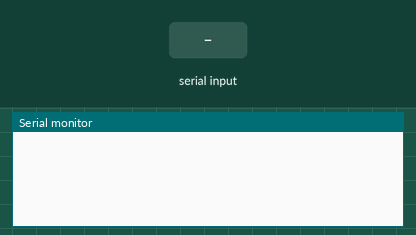
Simulated run of this sketch. Board: Arduino Uno, built with avr-gcc and run on an emulated ATmega328P. Shown: the last lines printed to the serial monitor. The inputs (shaded band) are chosen by the test bench.

Above: at 1.2 s.
1.3 s: "90,45\n" received over Serial
At 1.9 s:
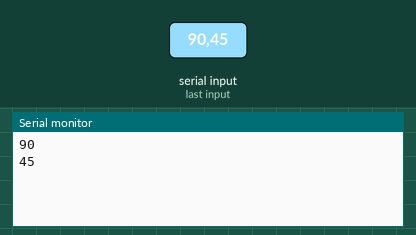
2.8 s: "30,150\n" received over Serial
At 5.0 s:
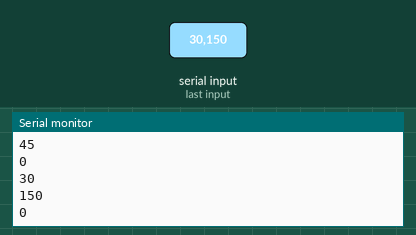
Timing chart, 0 to 6.5 s (numbered marks = the images above; inputs shaded):
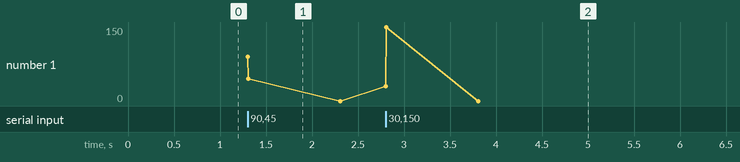

Measured:
- after the input at 1.3 s, the serial monitor: prints a new line at once (image 1)
- after the input at 2.8 s, the serial monitor: prints a new line at once (image 2)

The sketch:

SerialRead4.ino
```cpp
/*
 * Generated using BlocklyDuino:
 *
 * https://github.com/MediaTek-Labs/BlocklyDuino-for-LinkIt
 *
 * Date: Mon, 21 Mar 2022 02:11:27 GMT
 */
/*  部份程式由吉哥積木產生  */
/*  https://sites.google.com/jes.mlc.edu.tw/ljj/linkit7697  */


int B = 0;

void setup()
{
  Serial.begin(9600);


}


void loop()
{
  if (Serial.available() == 1) {
    B = Serial.parseInt();
    Serial.println(B);
  }
}
```
